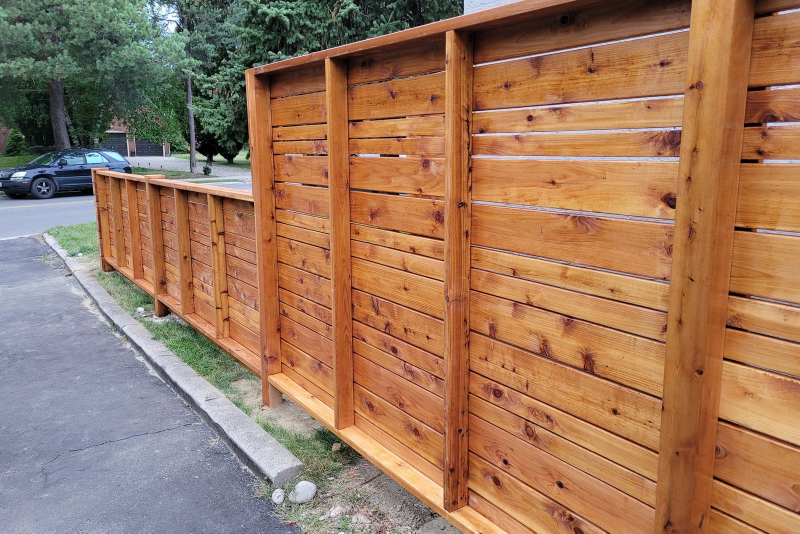
#> input picture img/services/fence-1.jpg, 1600 x 1067 px (shown at 1/2 size)
$ python optimize_extra.py
#> lines starting #> are read from the running program, lines starting #| are printed output that depends on the picture
#!/usr/bin/env python3
"""Optimize remaining large images."""

from PIL import Image
import os
from pathlib import Path

EXTRA_IMAGES = [
    "fence-1.jpg",
    "fence-2.jpg",
    "fence-3.jpg",
    "fence-4.jpg",
    "canopy-1.jpg",
    "canopy-2.jpg",
    "canopy-3.jpg",
    "canopy-4.jpg",
]

IMG_DIR = Path("img/services")
MAX_WIDTH = 600
MAX_HEIGHT = 400
QUALITY = 80

def optimize_image(filename):
#> called with filename = 'fence-1.jpg'
    filepath = IMG_DIR / filename
    if not filepath.exists():
        print(f"  [SKIP] {filename} not found")
        return

    original_size = filepath.stat().st_size // 1024

    try:
        img = Image.open(filepath)
#> img is the input picture: PIL image 1600x1067 RGB; mean R, G, B 157.8, 120.1, 93.4
        if img.mode in ('RGBA', 'P'):
            img = img.convert('RGB')
        if img.width > MAX_WIDTH or img.height > MAX_HEIGHT:
            img.thumbnail((MAX_WIDTH, MAX_HEIGHT), Image.Resampling.LANCZOS)
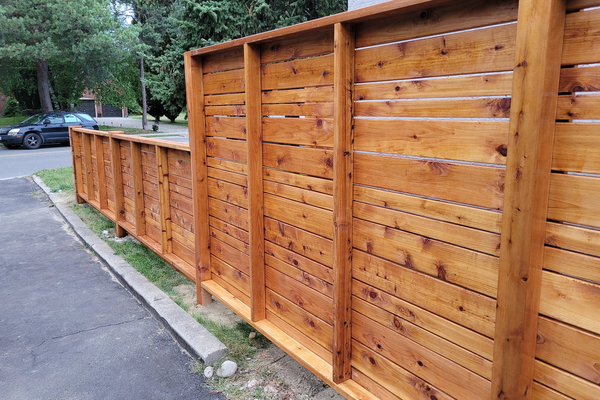
#> img: PIL image 600x400 RGB; mean R, G, B 157.8, 120.1, 93.4
#> pass 3 of the loop in main, `for f in EXTRA_IMAGES:`:
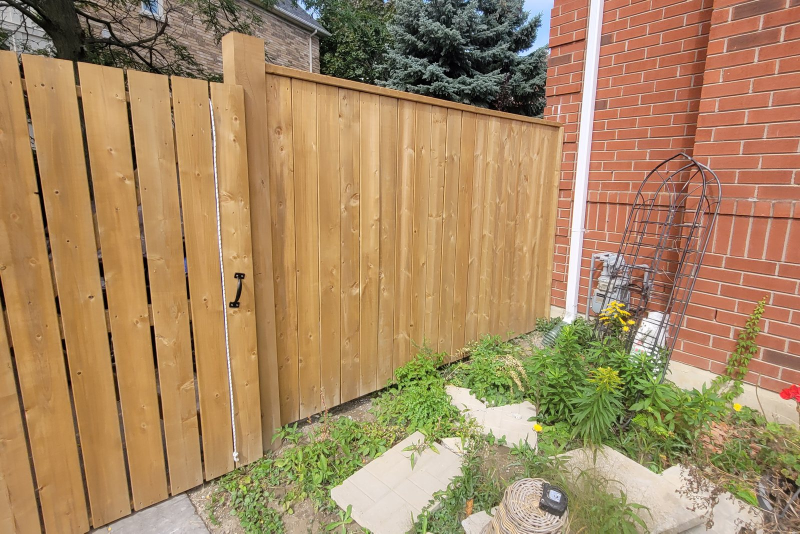
#> input picture img/services/fence-3.jpg, 1600 x 1067 px (shown at 1/2 size)
#> in optimize_image, img is the input picture: PIL image 1600x1067 RGB; mean R, G, B 168, 137, 98.1
#> in optimize_image (call 3), `img.thumbnail((MAX_WIDTH, MAX_HEIGHT), Image.Resampling.LANCZOS)`:
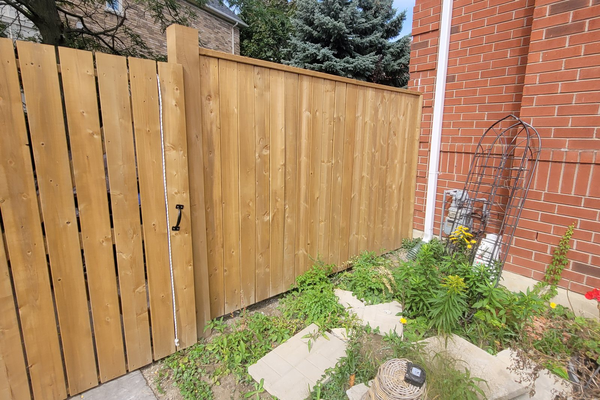
#> img: PIL image 600x400 RGB; mean R, G, B 168, 137, 98.1
#> the loop made 4 passes; the first 3 are shown
        img.save(filepath, 'JPEG', quality=QUALITY, optimize=True)

        new_size = filepath.stat().st_size // 1024
        savings = original_size - new_size
        print(f"  [OK] {filename}: {original_size}KB -> {new_size}KB (saved {savings}KB)")
        return savings
    except Exception as e:
        print(f"  [ERROR] {filename}: {e}")
        return 0

def main():
    print("Optimizing additional images...")
    total = 0
    for f in EXTRA_IMAGES:
        saved = optimize_image(f)
        if saved:
            total += saved
    print(f"\nTotal saved: {total} KB")

if __name__ == "__main__":
#> (the run stopped early here; a loop or call above may not have finished)
